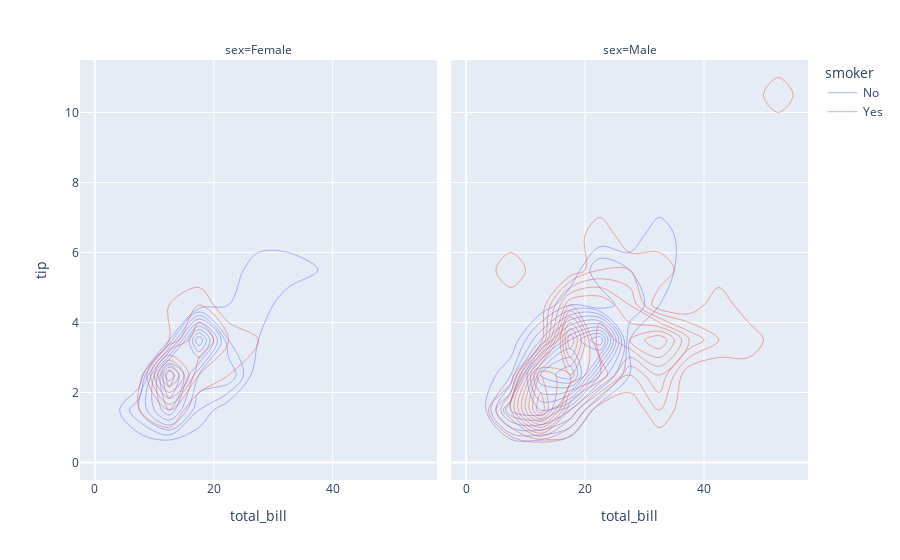

The cell this chart's notebook holds for it:
### Code cell
fig = px.density_contour(df, x="total_bill", y="tip", facet_col="sex", color="smoker")
fig.show()

### Figure 1 — Plotly figure (JSON) as saved in the notebook; plotly's stock layout.template omitted (floating-point values rounded to 4 significant figures)
{"data": [{"contours": {"coloring": "none"}, "hovertemplate": "smoker=No<br>sex=Female<br>total_bill=%{x}<br>tip=%{y}<br>count=%{z}<extra></extra>", "legendgroup": "No", "line": {"color": "#636efa"}, "name": "No", "showlegend": true, "x": [16.99, 24.59, 35.26, 14.83, 10.33, 16.97, 20.29, 15.77, 19.65, 15.06, 20.69, 16.93, 10.29, 34.81, 26.41, 16.45, 17.07, 14.73, 10.07, 34.83, 22.75, 20.92, 7.25, 25.71, 17.31, 10.65, 12.43, 24.08, 13.42, 12.48, 29.8, 14.52, 11.38, 20.27, 11.17, 12.26, 18.26, 8.51, 10.33, 14.15, 13.16, 17.47, 27.05, 16.43, 8.35, 18.64, 11.87, 29.85, 25.0, 13.39, 16.21, 15.98, 35.83, 18.78], "xaxis": "x", "xbingroup": "x", "y": [1.01, 3.61, 5.0, 3.02, 1.67, 3.5, 2.75, 2.23, 3.0, 3.0, 2.45, 3.07, 2.6, 5.2, 1.5, 2.47, 3.0, 2.2, 1.83, 5.17, 3.25, 4.08, 1.0, 4.0, 3.5, 1.5, 1.8, 2.92, 1.68, 2.52, 4.2, 2.0, 2.0, 2.83, 1.5, 2.0, 3.25, 1.25, 2.0, 2.0, 2.75, 3.5, 5.0, 2.3, 1.5, 1.36, 1.63, 5.14, 3.75, 2.61, 2.0, 3.0, 4.67, 3.0], "yaxis": "y", "ybingroup": "y", "type": "histogram2dcontour"}, {"contours": {"coloring": "none"}, "hovertemplate": "smoker=No<br>sex=Male<br>total_bill=%{x}<br>tip=%{y}<br>count=%{z}<extra></extra>", "legendgroup": "No", "line": {"color": "#636efa"}, "name": "No", "showlegend": false, "x": [10.34, 21.01, 23.68, 25.29, 8.77, 26.88, 15.04, 14.78, 10.27, 15.42, 18.43, 21.58, 16.29, 20.65, 17.92, 39.42, 19.82, 17.81, 13.37, 12.69, 21.7, 9.55, 18.35, 17.78, 24.06, 16.31, 18.69, 31.27, 16.04, 17.46, 13.94, 9.68, 30.4, 18.29, 22.23, 32.4, 28.55, 18.04, 12.54, 9.94, 25.56, 19.49, 48.27, 17.59, 20.08, 20.23, 12.02, 10.51, 27.2, 22.76, 17.29, 16.66, 15.98, 13.03, 18.28, 24.71, 21.16, 22.49, 12.46, 18.24, 14.0, 38.07, 23.95, 29.93, 11.69, 14.26, 15.95, 8.52, 22.82, 19.08, 34.3, 41.19, 9.78, 7.51, 14.07, 13.13, 17.26, 24.55, 19.77, 48.17, 16.49, 21.5, 12.66, 13.81, 24.52, 20.76, 31.71, 20.69, 7.56, 48.33, 20.45, 13.28, 11.61, 10.77, 10.07, 29.03, 17.82], "xaxis": "x2", "xbingroup": "x", "y": [1.66, 3.5, 3.31, 4.71, 2.0, 3.12, 1.96, 3.23, 1.71, 1.57, 3.0, 3.92, 3.71, 3.35, 4.08, 7.58, 3.18, 2.34, 2.0, 2.0, 4.3, 1.45, 2.5, 3.27, 3.6, 2.0, 2.31, 5.0, 2.24, 2.54, 3.06, 1.32, 5.6, 3.0, 5.0, 6.0, 2.05, 3.0, 2.5, 1.56, 4.34, 3.51, 6.73, 2.64, 3.15, 2.01, 1.97, 1.25, 4.0, 3.0, 2.71, 3.4, 2.03, 2.0, 4.0, 5.85, 3.0, 3.5, 1.5, 3.76, 3.0, 4.0, 2.55, 5.07, 2.31, 2.5, 2.0, 1.48, 2.18, 1.5, 6.7, 5.0, 1.73, 2.0, 2.5, 2.0, 2.74, 2.0, 2.0, 5.0, 2.0, 3.5, 2.5, 2.0, 3.48, 2.24, 4.5, 5.0, 1.44, 9.0, 3.0, 2.72, 3.39, 1.47, 1.25, 5.92, 1.75], "yaxis": "y2", "ybingroup": "y", "type": "histogram2dcontour"}, {"contours": {"coloring": "none"}, "hovertemplate": "smoker=Yes<br>sex=Female<br>total_bill=%{x}<br>tip=%{y}<br>count=%{z}<extra></extra>", "legendgroup": "Yes", "line": {"color": "#EF553B"}, "name": "Yes", "showlegend": true, "x": [3.07, 26.86, 25.28, 5.75, 16.32, 11.35, 15.38, 44.3, 22.42, 14.31, 17.51, 10.59, 10.63, 9.6, 20.9, 18.15, 19.81, 43.11, 13.0, 12.74, 13.0, 16.4, 16.47, 12.76, 13.27, 28.17, 12.9, 30.14, 13.42, 16.27, 10.09, 22.12, 27.18], "xaxis": "x", "xbingroup": "x", "y": [1.0, 3.14, 5.0, 1.0, 4.3, 2.5, 3.0, 2.5, 3.48, 4.0, 3.0, 1.61, 2.0, 4.0, 3.5, 3.5, 4.19, 5.0, 2.0, 2.01, 2.0, 2.5, 3.23, 2.23, 2.5, 6.5, 1.1, 3.09, 3.48, 2.5, 2.0, 2.88, 2.0], "yaxis": "y", "ybingroup": "y", "type": "histogram2dcontour"}, {"contours": {"coloring": "none"}, "hovertemplate": "smoker=Yes<br>sex=Male<br>total_bill=%{x}<br>tip=%{y}<br>count=%{z}<extra></extra>", "legendgroup": "Yes", "line": {"color": "#EF553B"}, "name": "Yes", "showlegend": false, "x": [38.01, 11.24, 20.29, 13.81, 11.02, 18.29, 15.01, 17.92, 19.44, 32.68, 28.97, 40.17, 27.28, 12.03, 21.01, 15.36, 20.49, 25.21, 16.0, 50.81, 15.81, 7.25, 31.85, 16.82, 32.9, 17.89, 14.48, 34.63, 34.65, 23.33, 45.35, 23.17, 40.55, 30.46, 23.1, 15.69, 28.44, 15.48, 16.58, 10.34, 13.51, 18.71, 20.53, 26.59, 38.73, 24.27, 30.06, 25.89, 28.15, 11.59, 7.74, 12.16, 8.58, 13.42, 24.01, 15.69, 15.53, 12.6, 32.83, 22.67], "xaxis": "x2", "xbingroup": "x", "y": [3.0, 1.76, 3.21, 2.0, 1.98, 3.76, 2.09, 3.08, 3.0, 5.0, 3.0, 4.73, 4.0, 1.5, 3.0, 1.64, 4.06, 4.29, 2.0, 10.0, 3.16, 5.15, 3.18, 4.0, 3.11, 2.0, 2.0, 3.55, 3.68, 5.65, 3.5, 6.5, 3.0, 2.0, 4.0, 1.5, 2.56, 2.02, 4.0, 2.0, 2.0, 4.0, 4.0, 3.41, 3.0, 2.03, 2.0, 5.16, 3.0, 1.5, 1.44, 2.2, 1.92, 1.58, 2.0, 3.0, 3.0, 1.0, 1.17, 2.0], "yaxis": "y2", "ybingroup": "y", "type": "histogram2dcontour"}], "layout": {"xaxis": {"anchor": "y", "domain": [0.0, 0.49], "title": {"text": "total_bill"}}, "yaxis": {"anchor": "x", "domain": [0.0, 1.0], "title": {"text": "tip"}}, "xaxis2": {"anchor": "y2", "domain": [0.51, 1.0], "matches": "x", "title": {"text": "total_bill"}}, "yaxis2": {"anchor": "x2", "domain": [0.0, 1.0], "matches": "y", "showticklabels": false}, "annotations": [{"font": {}, "showarrow": false, "text": "sex=Female", "x": 0.245, "xanchor": "center", "xref": "paper", "y": 1.0, "yanchor": "bottom", "yref": "paper"}, {"font": {}, "showarrow": false, "text": "sex=Male", "x": 0.755, "xanchor": "center", "xref": "paper", "y": 1.0, "yanchor": "bottom", "yref": "paper"}], "legend": {"title": {"text": "smoker"}, "tracegroupgap": 0}, "margin": {"t": 60}}}
